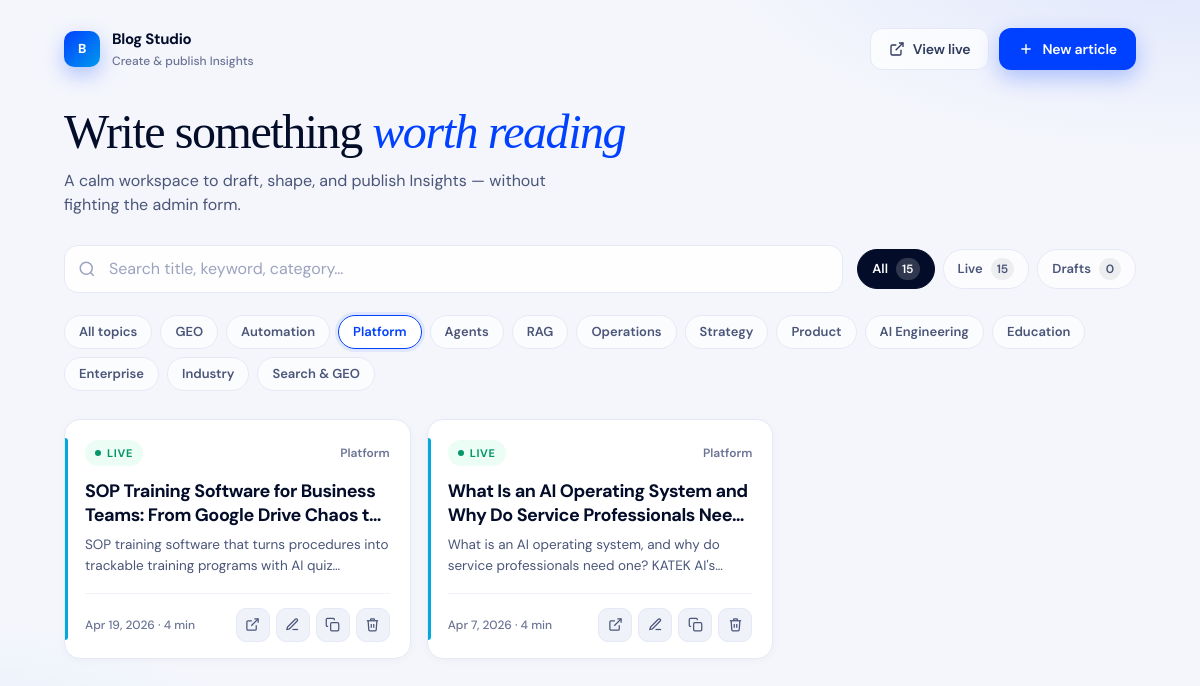
Page /studio/blog/?status=all&category=Platform (signed in) on the committed database.
### myApp/models.py (models this page shows, shortened)
class BlogPost(models.Model):
    id = models.UUIDField(primary_key=True, default=uuid.uuid4, editable=False)
    title = models.CharField(max_length=255)
    slug = models.SlugField(max_length=255, unique=True)
    category = models.CharField(max_length=80, blank=True)
    accent = models.CharField(max_length=20, default='#0040FF')  # hex accent for cards/hero
    keyword = models.CharField(max_length=255, blank=True)
    meta_title = models.CharField(max_length=255, blank=True)
    meta_description = models.TextField(blank=True)
    excerpt = models.TextField(blank=True)
    body_html = models.TextField(blank=True)
    read_minutes = models.IntegerField(default=5)
    author = models.CharField(max_length=120, default='KATEK AI')
    published_at = models.DateField()
    is_published = models.BooleanField(default=True)
    order = models.IntegerField(default=0)
    created_at = models.DateTimeField(auto_now_add=True)
    class Meta:
        ordering = ['order', '-published_at']

### myApp/views.py (the view, shortened to what this page needs)
# urls.py: path('studio/blog/', views.blog_studio_list, name='blog_studio_list'),
@staff_member_required(login_url=STUDIO_LOGIN)
def blog_studio_list(request):
    q = (request.GET.get('q') or '').strip()
    status = (request.GET.get('status') or 'all').strip()
    category = (request.GET.get('category') or '').strip()
    posts = BlogPost.objects.all()
    if status == 'published':
        posts = posts.filter(is_published=True)
    elif status == 'draft':
        posts = posts.filter(is_published=False)
    if category:
        posts = posts.filter(category=category)
    posts = posts.order_by('-published_at', 'order')
    all_posts = BlogPost.objects.all()
    return render(request, 'studio/blog_library.html', {
        'posts': posts,
        'q': q,
        'status': status,
        'active_category': category,
        'categories': _blog_studio_categories(),
        'counts': {
            'all': all_posts.count(),
            'published': all_posts.filter(is_published=True).count(),
            'draft': all_posts.filter(is_published=False).count(),
        },
    })

### myApp/views.py (called while the page is built)
def _blog_studio_categories():
    from_db = list(
        BlogPost.objects.exclude(category='')
        .values_list('category', flat=True)
        .distinct()
        .order_by('category')
    )
    seen = set()
    ordered = []
    for c in CATEGORY_PRESETS + from_db:
        if c and c not in seen:
            seen.add(c)
            ordered.append(c)
    return ordered

### myApp/templates/studio/blog_library.html (shortened to what this page needs)
<!DOCTYPE html>
<html lang="en">
<head>
</head>
<body>
  <div class="shell">
    <header class="topbar">
      <div class="brand">
        <div class="brand-mark" aria-hidden="true">B</div>
        <div class="brand-text">
          <strong>Blog Studio</strong>
          <span>Create &amp; publish Insights</span>
        </div>
      </div>
      <div class="top-actions">
        <a class="btn btn-ghost" href="{% url 'blog_list' %}" target="_blank" rel="noopener">
          <svg viewBox="0 0 24 24" fill="none" stroke="currentColor" stroke-width="2"><path d="M18 13v6a2 2 0 0 1-2 2H5a2 2 0 0 1-2-2V8a2 2 0 0 1 2-2h6"/><polyline points="15 3 21 3 21 9"/><line x1="10" y1="14" x2="21" y2="3"/></svg>
          View live
        </a>
        <a class="btn btn-primary" href="{% url 'blog_studio_create' %}">
          <svg viewBox="0 0 24 24" fill="none" stroke="currentColor" stroke-width="2.2"><line x1="12" y1="5" x2="12" y2="19"/><line x1="5" y1="12" x2="19" y2="12"/></svg>
          New article
        </a>
      </div>
    </header>
    <section class="hero">
      <h1>Write something <em>worth reading</em></h1>
      <p>A calm workspace to draft, shape, and publish Insights — without fighting the admin form.</p>
    </section>
    <form class="controls" method="get" action="{% url 'blog_studio_list' %}" role="search">
      <div class="search">
        <svg viewBox="0 0 24 24" fill="none" stroke="currentColor" stroke-width="2" aria-hidden="true"><circle cx="11" cy="11" r="8"/><line x1="21" y1="21" x2="16.65" y2="16.65"/></svg>
        <input type="search" name="q" value="{{ q }}" placeholder="Search title, keyword, category…" aria-label="Search articles" autofocus>
      </div>
      <div class="stats" role="tablist" aria-label="Filter by status">
        <a class="stat {% if status == 'all' %}active{% endif %}" href="?status=all{% if q %}&q={{ q|urlencode }}{% endif %}{% if active_category %}&category={{ active_category|urlencode }}{% endif %}">All <span class="n">{{ counts.all }}</span></a>
        <a class="stat " href="?status=published{% if active_category %}&category={{ active_category|urlencode }}{% endif %}">Live <span class="n">{{ counts.published }}</span></a>
        <a class="stat " href="?status=draft{% if active_category %}&category={{ active_category|urlencode }}{% endif %}">Drafts <span class="n">{{ counts.draft }}</span></a>
      </div>
    </form>
    {% if categories %}
    <nav class="filters" aria-label="Categories">
      <a class="chip {% if not active_category %}active{% endif %}" href="?status={{ status }}{% if q %}&q={{ q|urlencode }}{% endif %}">All topics</a>
      {% for cat in categories %}
        <a class="chip {% if active_category == cat %}active{% endif %}" href="?status={{ status }}&category={{ cat|urlencode }}{% if q %}&q={{ q|urlencode }}{% endif %}">{{ cat }}</a>
      {% endfor %}
    </nav>
    {% endif %}
    <div class="grid">
      {% for post in posts %}
      <article class="card" style="animation-delay: {{ forloop.counter0|add:0 }}0ms">
        <span class="card-accent" style="background: {{ post.accent|default:'#0040FF' }}" aria-hidden="true"></span>
        <div class="card-top">
          {% if post.is_published %}
            <span class="badge badge-live"><span class="dot"></span> Live</span>
          {% else %}
            <span class="badge badge-draft"><span class="dot"></span> Draft</span>
          {% endif %}
          {% if post.category %}<span class="card-cat">{{ post.category }}</span>{% endif %}
        </div>
        <h2><a href="{% url 'blog_studio_edit' post.id %}">{{ post.title }}</a></h2>
        <p>{% if post.excerpt %}{{ post.excerpt }}{% else %}No excerpt yet — open to keep writing.{% endif %}</p>
        <div class="card-meta">
          <span>{{ post.published_at|date:"M j, Y" }} · {{ post.read_minutes }} min</span>
          <div class="card-actions">
            {% if post.is_published %}
            <a class="icon-btn" href="{% url 'blog_detail' post.slug %}" target="_blank" rel="noopener" title="View live" aria-label="View live">
              <svg viewBox="0 0 24 24" fill="none" stroke="currentColor" stroke-width="2"><path d="M18 13v6a2 2 0 0 1-2 2H5a2 2 0 0 1-2-2V8a2 2 0 0 1 2-2h6"/><polyline points="15 3 21 3 21 9"/><line x1="10" y1="14" x2="21" y2="3"/></svg>
            </a>
            {% endif %}
            <a class="icon-btn" href="{% url 'blog_studio_edit' post.id %}" title="Edit" aria-label="Edit">
              <svg viewBox="0 0 24 24" fill="none" stroke="currentColor" stroke-width="2"><path d="M12 20h9"/><path d="M16.5 3.5a2.121 2.121 0 0 1 3 3L7 19l-4 1 1-4L16.5 3.5z"/></svg>
            </a>
            <form method="post" action="{% url 'blog_studio_duplicate' post.id %}" style="display:inline">
              <button type="submit" class="icon-btn" title="Duplicate" aria-label="Duplicate">
                <svg viewBox="0 0 24 24" fill="none" stroke="currentColor" stroke-width="2"><rect x="9" y="9" width="13" height="13" rx="2"/><path d="M5 15H4a2 2 0 0 1-2-2V4a2 2 0 0 1 2-2h9a2 2 0 0 1 2 2v1"/></svg>
              </button>
            </form>
            <form method="post" action="{% url 'blog_studio_delete' post.id %}" style="display:inline" onsubmit="return confirm('Delete “{{ post.title|escapejs }}”? This cannot be undone.');">
              <button type="submit" class="icon-btn danger" title="Delete" aria-label="Delete">
                <svg viewBox="0 0 24 24" fill="none" stroke="currentColor" stroke-width="2"><polyline points="3 6 5 6 21 6"/><path d="M19 6l-1 14a2 2 0 0 1-2 2H8a2 2 0 0 1-2-2L5 6"/><path d="M10 11v6"/><path d="M14 11v6"/><path d="M9 6V4a1 1 0 0 1 1-1h4a1 1 0 0 1 1 1v2"/></svg>
              </button>
            </form>
          </div>
        </div>
      </article>
      {% endfor %}
    </div>
  </div>
</body>
</html>

### rows in the picture
BlogPost: is_published True (drawn), category "Platform", title "SOP Training Software for Business Teams: From Google Drive Chaos…", excerpt "SOP training software that turns procedures into trackable training programs with AI…", published_at "Apr 19, 2026", read_minutes "4"
BlogPost: is_published True (drawn), category "Platform", title "What Is an AI Operating System and Why Do Service Professionals…", excerpt "What is an AI operating system, and why do service professionals need one? KATEK…", published_at "Apr 7, 2026", read_minutes "4"

### other values in the picture
{{ counts.all }} "15"
{{ counts.published }} "15"
{{ counts.draft }} "0"
{{ cat }} "GEO" "Automation" "Platform" "Agents" "RAG" "Operations" "Strategy" "Product" "AI Engineering" "Education" "Enterprise" "Industry" "Search & GEO"
